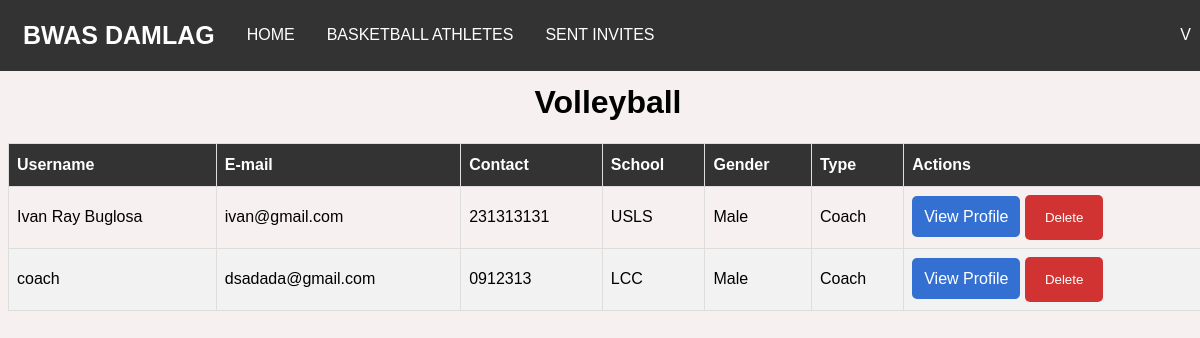
The app's page /sport.php?sport=Volleyball (signed in), older data.
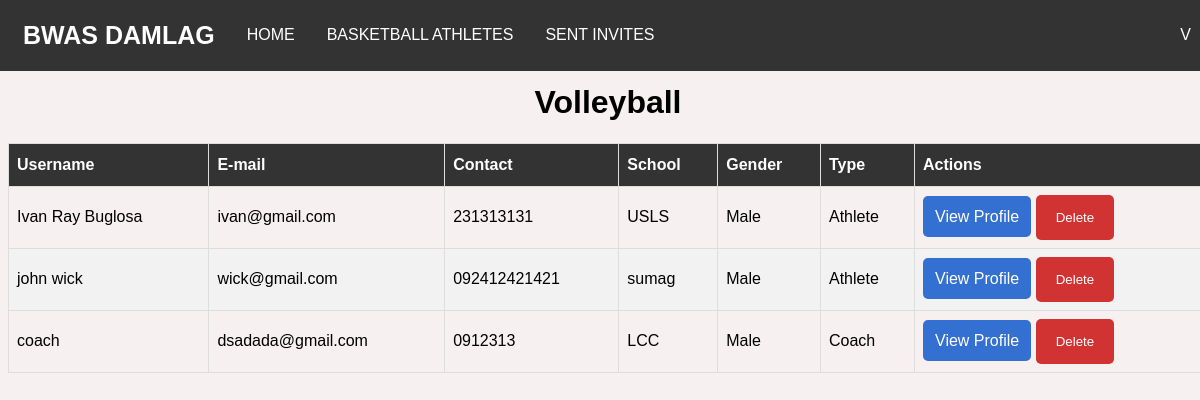
The same page, newer data.
### tables this page shows
CREATE TABLE `users` (
  `id` int(20) NOT NULL,
  `name` varchar(70) NOT NULL,
  `password` varchar(40) NOT NULL,
  `email` varchar(50) NOT NULL,
  `school` varchar(100) DEFAULT NULL,
  `previous_school` text,
  `contact` varchar(20) DEFAULT NULL,
  `address` varchar(100) DEFAULT NULL,
  `birthdate` date NOT NULL,
  `gender` text NOT NULL,
  `sport` text,
  `position` text,
  `created_at` datetime NOT NULL,
  `updated_at` datetime NOT NULL,
  `type` text NOT NULL,
  `status` text NOT NULL,
  `image` varchar(100) NOT NULL
);

### web_db.php (called while the page is built, shortened)
<?php
$dbHost = 'localhost';
$dbName = 'android_db';
$dbUser = 'root';
$dbPass = '';
    try {
        $config = new PDO("mysql:host={$dbHost};dbname={$dbName}",$dbUser,$dbPass);
        $config->setAttribute(PDO::ATTR_ERRMODE,PDO::ERRMODE_EXCEPTION);
    } catch(PDOException $e) {
        echo $e->getMessage();
    }
    include_once('web_config.php');
    $pdo = new Config($config);
?>

### authentication.php (called while the page is built, shortened)
<?php
            $email = $_SESSION['email'];
            $current_user = $pdo->checkEmail($email);
?>

### web_config.php (called while the page is built, shortened)
<?php
    class Config {
        private $db;
        function __construct($config){
            $this->db = $config;
        }
        public function checkEmail($email){
            try{
                $query = $this->db->prepare("SELECT * from users where email=:email");
                $query->bindparam(":email", $email);
                $query->execute();
                return $request = $query->fetch();
            }catch(Exception $e){
                echo $e->getMessage();
                return false;
            }
        }
        public function fetchSport($sport){
            try{
                $query = $this->db->prepare("SELECT * from users WHERE sport='$sport' AND status='Activated'");
                $query->bindparam(":sport", $sport);
                $query->execute();
                return $request = $query->fetchAll();
            }catch(Exception $e){
                echo $e->getMessage();
                return false;
            }
        }
    }
?>

### sport.php (the view, shortened to what this page needs)
<?php
    include_once('web_db.php');
    include_once('authentication.php');
    $getSport = $_GET['sport'];
?>
<!DOCTYPE html>
<html lang="en">
    <head>
        <link href="styles.css" rel="stylesheet" />
    </head>
    <body>
        <?php include('navbar.php') ?>
        <div class="container">
            <center><h1><?php echo $getSport ?></h1>
                <table id="users">
                <thead>
                        <tr>
                            <th>Username</th>
                            <th>E-mail</th>
                            <th>Contact</th>
                            <th>School</th>
                            <th>Gender</th>
                            <th>Type</th>
                            <th>Actions</th>
                </thead>
                <tbody>
                    <?php
                        $users = $pdo->fetchSport($getSport);
                        if(is_array($users) && !empty($users)){
                            foreach($users as $user){
                    ?>
                    <tr>
                        <td><?php echo $user['name']; ?></td>
                        <td><?php echo $user['email']; ?></td>
                        <td><?php echo $user['contact']; ?></td>
                        <td><?php if(empty($user['school'])){
                                    echo $user['previous_school'];
                            }else{
                                echo $user['school'];
                            } ?></td>
                        <td><?php echo $user['gender']; ?></td>
                        <td><?php echo $user['type']; ?></td>
                        <td>
                            <a class="view-profile" href="userProfile.php?id=<?php echo $user['id']?>">View Profile</a>
                            <form method="post" class="delete-form">
                                <button class="delete-button" type="submit" name="delete">Delete</button>
                            </form>
                        </td>
                    </tr>
                    <?php } }?>
                </tbody>
            </table>
            </center>
        </div>
    </body>
</html>

### navbar.php (shortened to what this page needs)
<nav class="navbar">
    <div class="container">
    <strong><a class="brand-logo" href="home.php">BWAS DAMLAG</a></strong>
    <a href="home.php" class="list">HOME</a>
    <?php
        if($current_user['type'] == 'Admin'){
    ?>
        <a href="index.php" class="list">USERS</a>
    <?php }else{ ?>
        <a href="index.php" class="list"><?php echo strtoupper($current_user['sport']);?> ATHLETES</a>
        <a href="invites.php" class="list">SENT INVITES</a>
    <?php } ?>
        <div class="dropdown user-profile list">
            <button class="dropbtn" onclick="profileDropdown()"><?php echo $current_user['name']?></button>
        </div>
    </div>
</nav>

### styles.css (style rules this page uses)
body { font-family: 'Nunito', sans-serif; background-color: #f3ebebb7; }
form { margin: auto; }
.delete-form { display: inline-block; }
.delete-button { background-color: #d13333; color: white; padding: 15px 20px; border: none; cursor: pointer; border-radius: 5px; font-family: 'Nunito', sans-serif; }
.container { width:1200px; margin: auto; }
#users { font-family: 'Nunito', sans-serif; border-collapse: collapse; width: 100%; }
#users td, #users th { border: 1px solid #ddd; padding: 8px; }
#users tr:nth-child(even) { background-color: #f2f2f2; }
#users th { padding-top: 12px; padding-bottom: 12px; text-align: left; background-color: #333; color: white; }
.navbar { overflow: hidden; background-color: #333; font-family: 'Nunito', sans-serif; margin: -8px; padding: 7px; }
.navbar a { float: left; font-size: 16px; color: white; text-align: center; padding: 14px 16px; text-decoration: none; }
.navbar .list { margin-top: 5px; }
.dropdown { float: left; overflow: hidden; }
.dropdown .dropbtn { cursor: pointer; font-size: 16px; border: none; outline: none; color: white; padding: 14px 16px; background-color: inherit; font-family: inherit; margin: 0; }
.user-profile { float: right; }
.view-profile { text-decoration: none; color: white; background-color: #3470d1; border: none; padding: 12px 12px; border-radius: 5px; text-align: center; }
.brand-logo { font-size: 25px !important; }

Row changes from the older to the newer data that the page shows:
changed users "Ivan Ray Buglosa": type "Coach" → "Athlete"
now on this page (row edited): users: name "john wick", email "wick@gmail.com", contact "092412421421", previous_school "sumag", gender "Male", type "Athlete"
